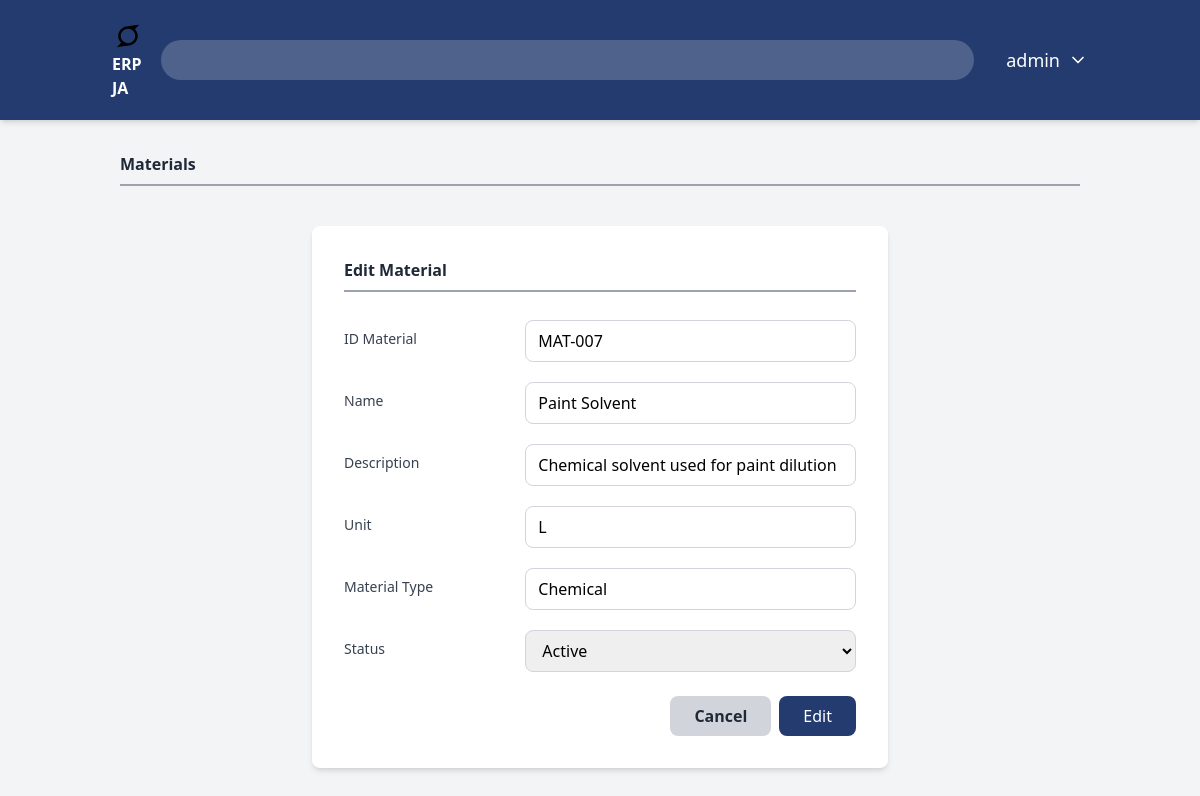
Screenshot of /materials/7/edit/ (signed in) with the database file from the repository.
### users/models.py (models this page shows)
class User(AbstractUser):
    user_id = models.AutoField(primary_key=True)
    username = models.CharField(max_length=150,unique=True)
    password = models.CharField(max_length=128)
    USERNAME_FIELD = "username"
    class Meta:
        db_table = 'users'
        verbose_name = 'User'
        verbose_name_plural = 'Users'

### materials/models.py (models this page shows, shortened)
class Material(models.Model):
    id_material = models.CharField(max_length=50,null=True,unique=True,verbose_name="Material ID")
    name = models.CharField(max_length=100,verbose_name="Name")
    description = models.TextField(max_length=250,blank=True,verbose_name="Description")
    unit = models.CharField(max_length=50,verbose_name="Unit measure")
    material_type = models.CharField(max_length=50,verbose_name="Material type")
    status = models.CharField(max_length=50,verbose_name="status")
    created_at = models.DateTimeField(auto_now_add=True)
    updated_at = models.DateTimeField(auto_now=True)
    created_by  = models.ForeignKey(settings.AUTH_USER_MODEL, on_delete= models.SET_NULL, null=True)
    class Meta:
        verbose_name = "Material"
        verbose_name_plural = "Materials"

### materials/views.py (the view)
# urls.py: path('<int:pk>/edit/',views.material_edit,name='material_edit'),
@login_required
def material_edit(request,pk):
    material = get_object_or_404(Material,pk=pk)
    max_permission = UserRole.objects.filter(user_id=request.user).aggregate(max_permission=models.Max('role__materials'))['max_permission'] or 0
    if max_permission == 1:
        return redirect('materials')
    if max_permission == 0:
        return redirect('dashboard')
    if request.method == 'POST':
        form = MaterialForm(request.POST, instance=material)
        if form.is_valid():
            form.save()
            return redirect('materials:materials_list')
    else:
        form = MaterialForm(instance=material)
    context = {
        'form': form,
        'material': material,
    }
    return render(request, 'materials/material_form.html', context)

### materials/forms.py
class MaterialForm(forms.ModelForm):
    class Meta:
        model = Material
        fields = ['id_material','name','description','unit','material_type','status']

### materials/templates/materials/material_form.html (shortened to what this page needs)
{% extends "core/base.html" %}
{% load static %}
{% block content %}
<h2 class="text-3x1 font-bold text-gray-800 mb-6 border-b-2 border-gray-400 pb-2">Materials</h2>
<div class="max-w-xl mx-auto bg-white p-8 rounded-lg shadow-md mt-10">
    <h2 class="text-3x1 font-bold text-gray-800 mb-6 border-b-2 border-gray-400 pb-2">{% if material %}Edit Material{% else %}Create New Material{% endif %}</h2>
    <form method="post" class="space-y-6">
        <div class="space-y-4">
            <div class="flex items-center space-x-4">
                <label for="{{form.id_material.id_for_label}}" class="block text-sm font-medium text-gray-700 w-1/3">ID Material</label>
                <div class="mt-1 w-2/3">
                    <input type="text" name="{{form.id_material.html_name}}" id="{{form.id_material.id_for_label}}" value="{{form.id_material.value|default:''}}" class="w-full px-3 py-2 border border-gray-300 rounded-lg focus: outline-none focus:ring-2 focus:ring-[#233b6e]">
                </div>
            </div>
            <div class="flex items-center space-x-4">
                <label for="{{form.name.id_for_label}}" class="block text-sm font-medium text-gray-700 w-1/3">Name</label>
                <div class="mt-1 w-2/3">
                    <input type="text" name="{{form.name.html_name}}" id="{{form.name.id_for_label}}" value="{{form.name.value|default:''}}" class="w-full px-3 py-2 border border-gray-300 rounded-lg focus: outline-none focus:ring-2 focus:ring-[#233b6e]">
                </div>
            </div>
            <div class="flex items-center space-x-4">
                <label for="{{form.description.id_for_label}}" class="block text-sm font-medium text-gray-700 w-1/3">Description</label>
                <div class="mt-1 w-2/3">
                    <input type="text" name="{{form.description.html_name}}" id="{{form.description.id_for_label}}" value="{{form.description.value|default:''}}" class="w-full px-3 py-2 border border-gray-300 rounded-lg focus: outline-none focus:ring-2 focus:ring-[#233b6e]">
                </div>
            </div>
            <div class="flex items-center space-x-4">
                <label for="{{form.unit.id_for_label}}" class="block text-sm font-medium text-gray-700 w-1/3">Unit</label>
                <div class="mt-1 w-2/3">
                    <input type="text" name="{{form.unit.html_name}}" id="{{form.unit.id_for_label}}" value="{{form.unit.value|default:''}}" class="w-full px-3 py-2 border border-gray-300 rounded-lg focus: outline-none focus:ring-2 focus:ring-[#233b6e]">
                </div>
            </div>
            <div class="flex items-center space-x-4">
                <label for="{{form.material_type.id_for_label}}" class="block text-sm font-medium text-gray-700 w-1/3">Material Type</label>
                <div class="mt-1 w-2/3">
                    <input type="text" name="{{form.material_type.html_name}}" id="{{form.material_type.id_for_label}}" value="{{form.material_type.value|default:''}}" class="w-full px-3 py-2 border border-gray-300 rounded-lg focus: outline-none focus:ring-2 focus:ring-[#233b6e]">
                </div>
            </div>
            <div class="flex items-center space-x-4">
                <label for="{{form.status.id_for_label}}" class="block text-sm font-medium text-gray-700 w-1/3">Status</label>
                <div class="mt-1 w-2/3">
                    <select type="text" name="{{form.status.html_name}}" id="{{form.status.id_for_label}}"  class="w-full px-3 py-2 border border-gray-300 rounded-lg focus: outline-none focus:ring-2 focus:ring-[#233b6e]">
                        <option value="Active {% if form.status.value == 'Active' %}selected{% endif %}">Active</option>
                    </select>
                </div>
            </div>
        </div>
        <div class="flex justify-end space-x-2">
            <a href="{% url 'materials:materials_list' %}" class="bg-gray-300 text-gray-800 font-semibold py-2 px-6 rounded-lg transition-colors duration-300 hover:bg-gray-400">Cancel</a>
            <button type="submit" class="bg-[#233b6e] text-white font-semibol py-2 px-6 rounded-lg transition-colors duration-300 hover:bg-[#1a2c53]">{% if material %}Edit{% else %}Create{% endif %}</button>
        </div>
    </form>
</div>
{% endblock content %}

### core/templates/core/base.html (shortened to what this page needs)
{% load static %}
<!DOCTYPE html>
<htm lang="en">
    <head>
        <script src="https://cdn.tailwindcss.com"></script>
    </head>
    <body class="bg-gray-100 font-sans">
        <nav class="bg-[#233b6e] text-white shadow-md">
            <div class="container mx-auto px-4 py-4 flex flex-col md:flex-row justify-between items-center space-y-4 md:space-y-0">
                <a href="{% url 'dashboard' %}" class="text-2x1 font-bold rounded-lg px-2 py-1 transition-all hover:bg-white/10">
                    <img src="{% static 'img/logo.svg' %}" alt="ERP JA" class="h-8 w-8">
                    <span>ERP JA</span>
                </a>
                <div class="relative w-full md:w1/2">
                    <input type="text" id="transaction-input" class="w-full bg-white/20 text-white rounded-full py-2 pl-10 pr-4 focus:outline-none focus:ring-2 focus:ring-white/50 placeholder-gray-300">
                </div>
                <div class="flex items-center space-x-6">
                    <div class="relative">
                        <button id="user-menu-button" class="flex items-center space-x-2 text-lg font-medium transition-all hover:bg-white/10 p-2 rounded-lg">
                            <span>{{ user.first_name|default:user.username }}</span>
                            <svg xmlns="http://www.w3.org/2000/svg" width="20" height="20" viewBox="0 0 24 24" fill="none" stroke="currentColor" stroke-width="2" stroke-linecap="round" stroke-linejoin="round" class="lucide lucide-chevron-down"><path d="m6 9 6 6 6-6"></svg>
                        </button>
                    </div>
                </div>
            </div>
        </nav>
        <main class="container mx-auto p-8">
            {% block content %}
            {% endblock content %}
        </main>
    </body>
</htm>

### rows the page displays
User: first_name "admin"
Material: id_material "MAT-007", name "Paint Solvent", description "Chemical solvent used for paint dilution", material_type "Chemical"
